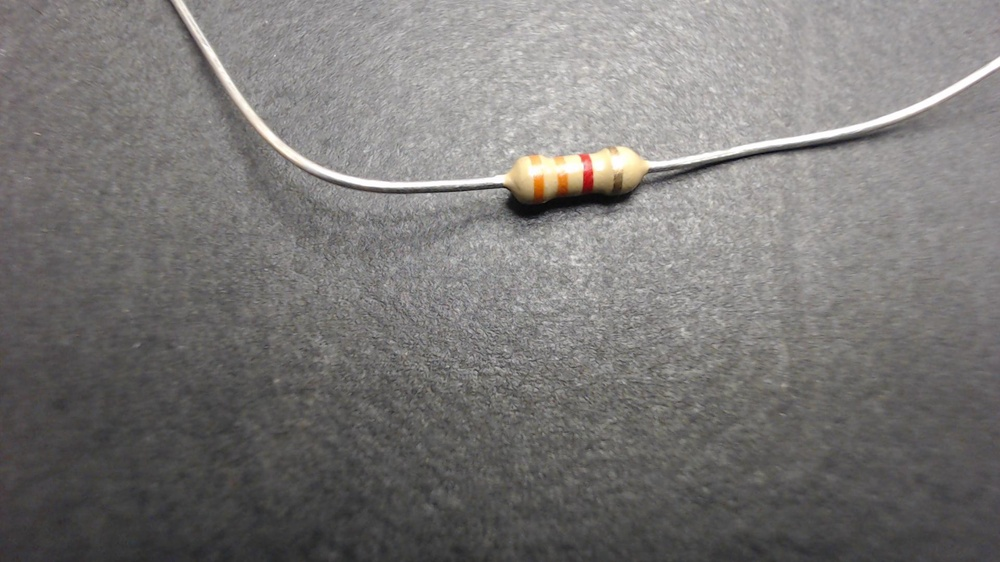
#> input picture Resistor_Lab_192013.jpg, 1000 x 562 px, shrunk from 1920 x 1080 before the run
$ python glare.py
#> lines starting #> are read from the running program, lines starting #| are printed output that depends on the picture; after the words box and inside, x2 and y2 are one past the last pixel; in counts of white or black regions, pixels touching at a corner belong together
import cv2
import numpy as np

# read image
img = cv2.imread('Resistor_Lab_192013.jpg')
#> img is the input picture: shape (562, 1000, 3); mean B, G, R 118, 119.6, 121.7

# convert to gray
gray = cv2.cvtColor(img, cv2.COLOR_BGR2GRAY)

# threshold grayscale image to extract glare
mask = cv2.threshold(gray, 240, 255, cv2.THRESH_BINARY)[1]
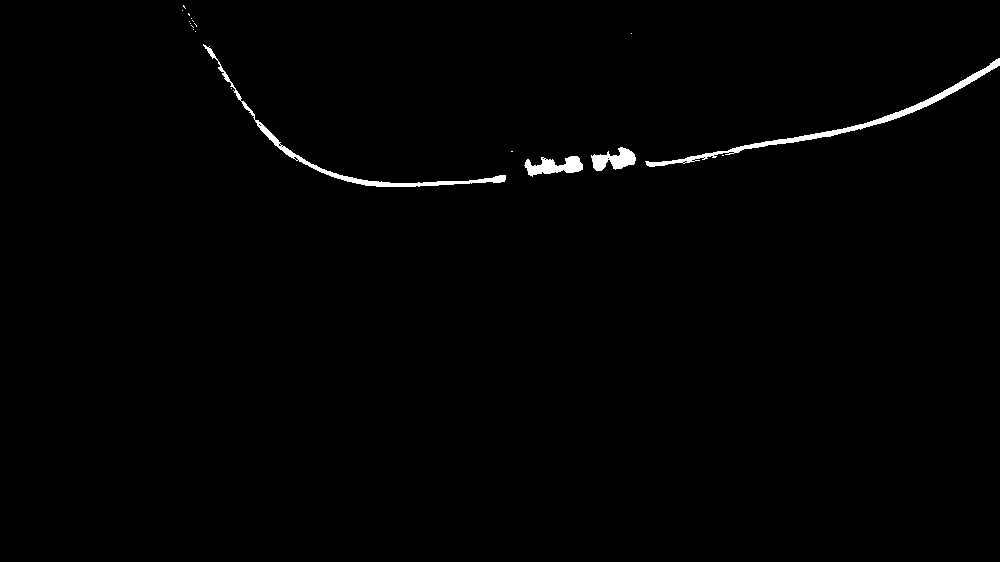
#> mask: shape (562, 1000); 0.84% white; 19 white regions (15 under 20 px), largest, box (x1, y1, x2, y2) and area: (645, 58, 1000, 167) 1926, (203, 44, 506, 187) 1484, (524, 156, 583, 177) 688, (591, 147, 636, 171) 616

# [8 lines of commented-out code are left out]
result = cv2.inpaint(img, mask, 21, cv2.INPAINT_TELEA)

# write result to disk
cv2.imwrite("Resistor_Lab_192013_mask.jpg", mask)
cv2.imwrite("Resistor_Lab_192013_inpaint.jpg", result)

# display it
cv2.imshow("IMAGE", img)
cv2.imshow("GRAY", gray)
cv2.imshow("MASK", mask)
cv2.imshow("RESULT", result)
cv2.waitKey(0)

$ run again, with Resistor_Lab_46.jpg copied over Resistor_Lab_192013.jpg
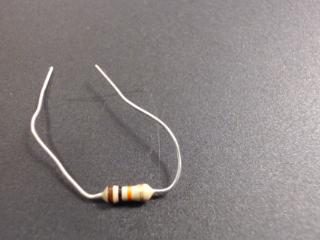
#> input picture Resistor_Lab_46.jpg, 320 x 240 px
#> img is the input picture: shape (240, 320, 3); mean B, G, R 129.1, 129.5, 136
#> `mask = cv2.threshold(gray, 240, 255, cv2.THRESH_BINARY)[1]`:
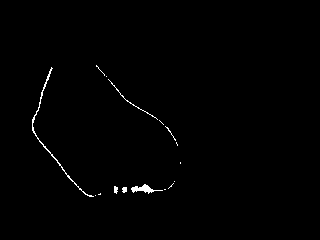
#> mask: shape (240, 320); 0.7% white in thin lines or dots, all inside (x1, y1, x2, y2) = (32, 65, 181, 197)

$ run again, with hi+ (104).jpg copied over Resistor_Lab_192013.jpg
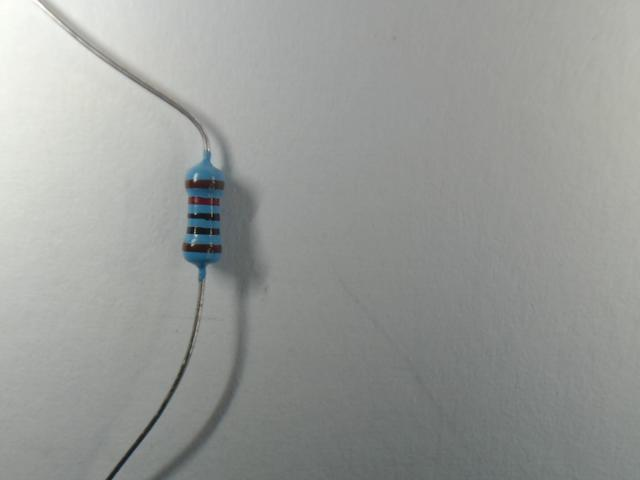
#> input picture hi+ (104).jpg, 640 x 480 px
#> img is the input picture: shape (480, 640, 3); mean B, G, R 151.5, 154.2, 151.9
#> `mask = cv2.threshold(gray, 240, 255, cv2.THRESH_BINARY)[1]`:
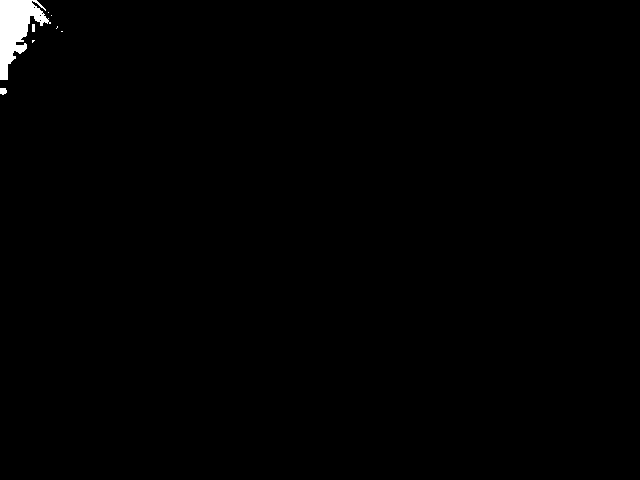
#> mask: shape (480, 640); 0.67% white; 8 white regions (5 under 20 px), largest, box (x1, y1, x2, y2) and area: (0, 0, 51, 80) 1982, (0, 88, 7, 95) 41, (32, 24, 35, 32) 24

$ run again, with hi+ (118).jpg copied over Resistor_Lab_192013.jpg
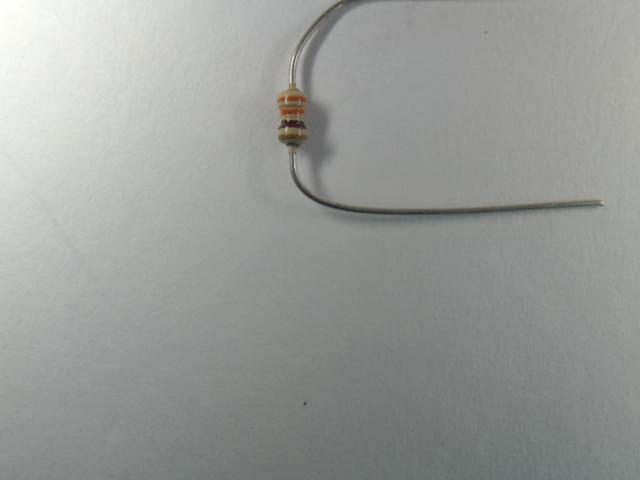
#> input picture hi+ (118).jpg, 640 x 480 px
#> img is the input picture: shape (480, 640, 3); mean B, G, R 152.4, 155, 153
#> `mask = cv2.threshold(gray, 240, 255, cv2.THRESH_BINARY)[1]`:
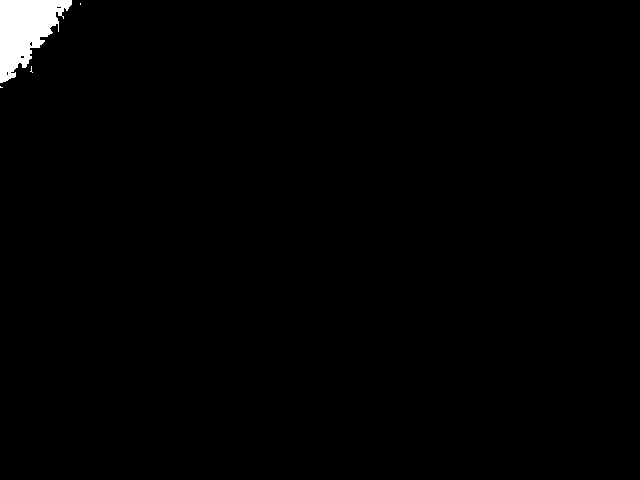
#> mask: shape (480, 640); 1.1% white; 4 white regions (3 under 20 px), largest, box (x1, y1, x2, y2) and area: (0, 0, 72, 83) 3426
